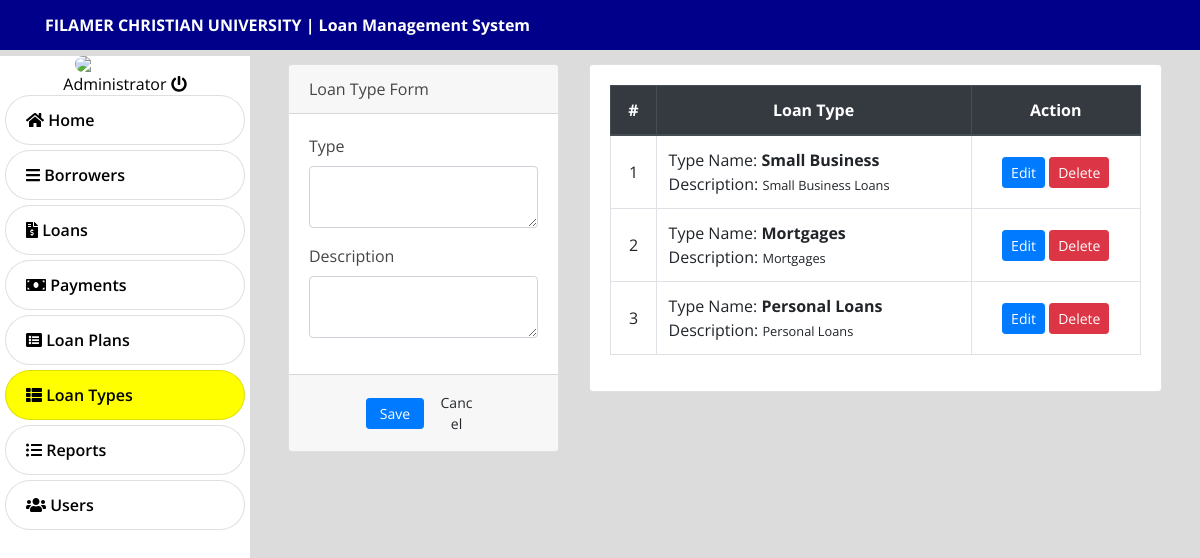
/index.php?page=loan_type (signed in), run on the app's committed database.
### tables this page shows
CREATE TABLE `loan_types` (
  `id` int(30) NOT NULL,
  `type_name` text NOT NULL,
  `description` text NOT NULL
);

### loan_type.php (the view, shortened to what this page needs)
<?php include('db_connect.php');?>
<div class="container-fluid">
	<div class="col-lg-12">
		<div class="row">
			<div class="col-md-4">
			<form action="" id="manage-loan-type">
				<div class="card">
					<div class="card-header">
						   Loan Type Form
				  	</div>
					<div class="card-body">
							<div class="form-group">
								<label class="control-label">Type</label>
								<textarea name="type_name" class="form-control"></textarea>
							</div>
							<div class="form-group">
								<label class="control-label">Description</label>
								<textarea name="description" class="form-control"></textarea>
							</div>
					</div>
					<div class="card-footer">
						<div class="row">
							<div class="col-md-12">
								<button class="btn btn-sm btn-primary col-sm-3 offset-md-3"> Save</button>
								<button class="btn btn-sm btn-default col-sm-3" type="button" onclick="_reset()"> Cancel</button>
							</div>
						</div>
					</div>
				</div>
			</form>
			</div>
			<div class="col-md-8">
				<div class="card">
					<div class="card-body">
						<table class="table table-bordered table-hover">
							<thead class="thead-dark">
								<tr>
									<th class="text-center">#</th>
									<th class="text-center">Loan Type</th>
									<th class="text-center">Action</th>
								</tr>
							</thead>
							<tbody>
								<?php
								$i = 1;
								$types = $conn->query("SELECT * FROM loan_types order by id asc");
								while($row=$types->fetch_assoc()):
								?>
								<tr>
									<td class="text-center"><?php echo $i++ ?></td>
									<td class="">
										 <p>Type Name: <b><?php echo $row['type_name'] ?></b></p>
										 <p>Description: <b><small><?php echo $row['description'] ?></small></b></p>
									</td>
									<td class="text-center">
										<button class="btn btn-sm btn-primary edit_ltype" type="button" data-id="<?php echo $row['id'] ?>" data-type_name="<?php echo $row['type_name'] ?>" data-description="<?php echo $row['description'] ?>" >Edit</button>
										<button class="btn btn-sm btn-danger delete_ltype" type="button" data-id="<?php echo $row['id'] ?>">Delete</button>
									</td>
								</tr>
								<?php endwhile; ?>
							</tbody>
						</table>
					</div>
				</div>
			</div>
		</div>
	</div>
</div>

### assets/css/style.css (style rules this page uses)
body { font-family: "Open Sans", sans-serif; color: #444444; width: 100%; height: calc(100%); }

### index.php (style rules this page uses)
body { background: #80808045; }

### loan_type.php (style rules this page uses)
td { vertical-align: middle !important; }
td p { margin: unset }

### data on the page
loan_types: type_name "Small Business", description "Small Business Loans"
loan_types: type_name "Mortgages", description "Mortgages"
loan_types: type_name "Personal Loans", description "Personal Loans"

### other printed values
$_SESSION['login_name'] "Administrator"
